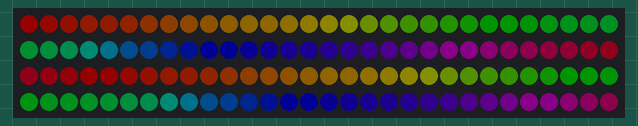
Recording of a sketch running on a simulated Arduino Uno, built with avr-gcc and run on an emulated ATmega328P. Shown: 120 RGB LEDs in strip order, left to right, continuing on the next row. Dim RGB values are drawn brighter than linear.

Above: at 3.12 s.
At 4.35 s:
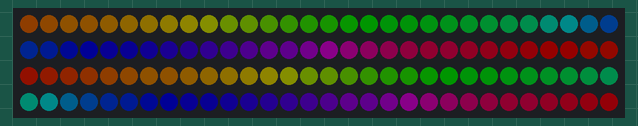
At 5.73 s:
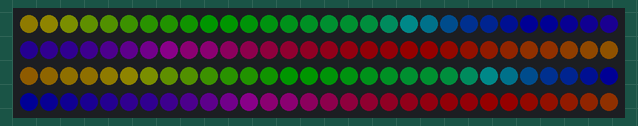
At 8.48 s:
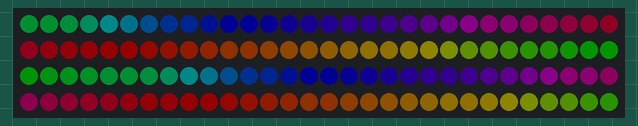
At 11.23 s:
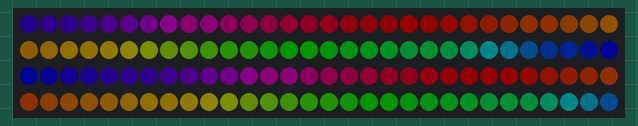
At 13.98 s:
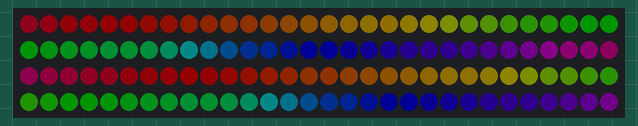

Measured:
- by itself, everything shown: repeats every 11.7 s, in 256 steps

The sketch:

FillRainbowCase.ino
```cpp
#include "FastLED.h"

FASTLED_USING_NAMESPACE

#if defined(FASTLED_VERSION) && (FASTLED_VERSION < 3001000)
#warning "Requires FastLED 3.1 or later; check github for latest code."
#endif

#define DATA_PIN    2

#define LED_TYPE    WS2812B
#define COLOR_ORDER GRB
#define NUM_LEDS    120
CRGB leds[NUM_LEDS];

#define BRIGHTNESS          20
#define FRAMES_PER_SECOND  120
void setup() {
  delay(3000); // 3 second delay for recovery
  FastLED.addLeds<LED_TYPE, DATA_PIN, COLOR_ORDER>(leds, NUM_LEDS).setCorrection(TypicalLEDStrip);
  FastLED.setBrightness(BRIGHTNESS);
  Serial.begin(9600);

}

uint8_t gHue = 0; // rotating "base color" used by many of the patterns

void loop()
{
  fill_rainbow( leds, NUM_LEDS, gHue, 4);
  FastLED.show();
  FastLED.delay(1000 / FRAMES_PER_SECOND);
  EVERY_N_MILLISECONDS( 40 ) {
    gHue++;  // slowly cycle the "base color" through the rainbow
  }
}
```
